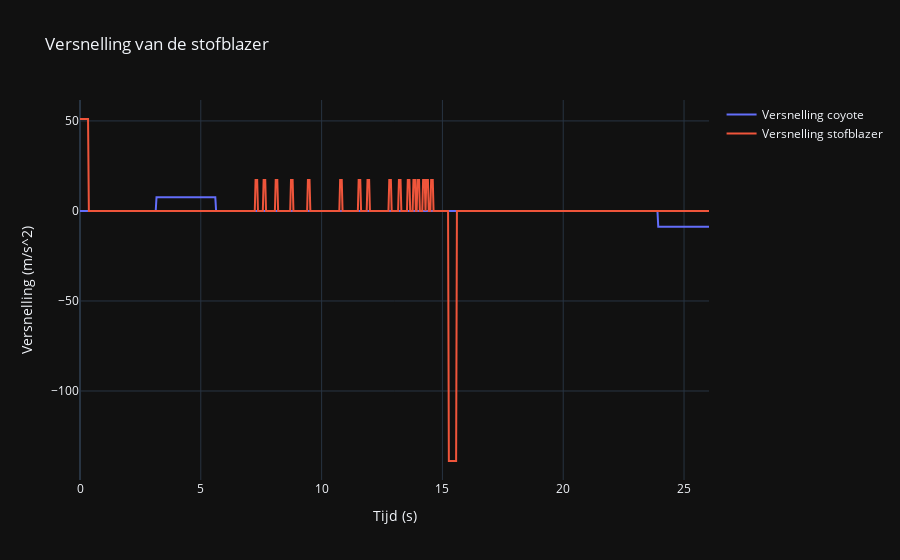
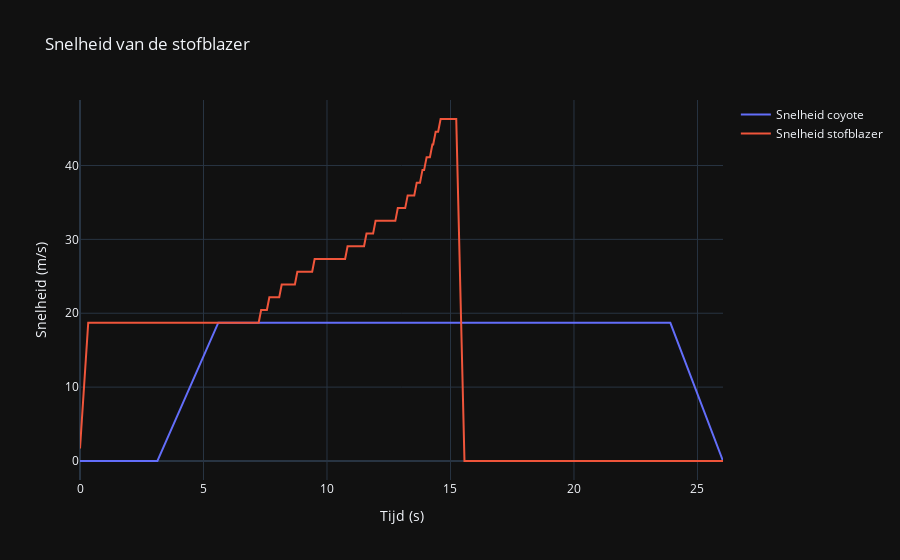
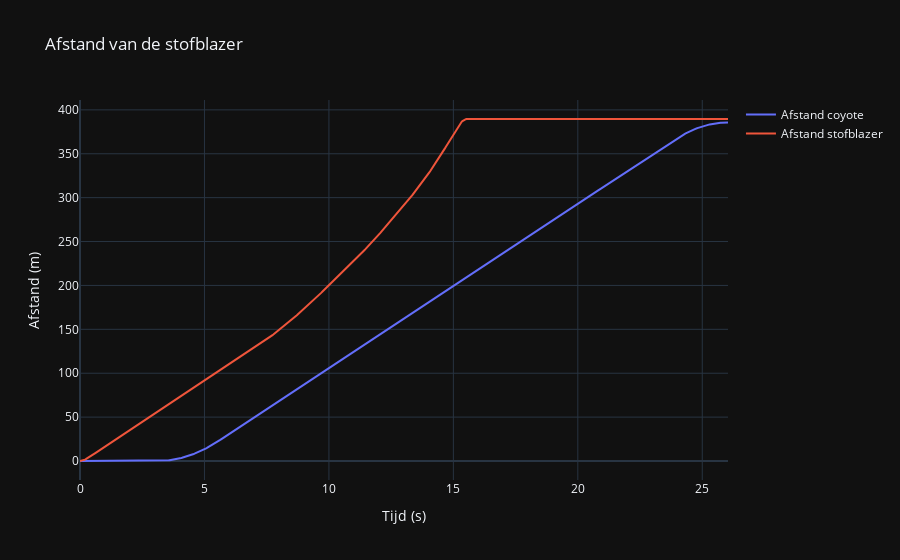
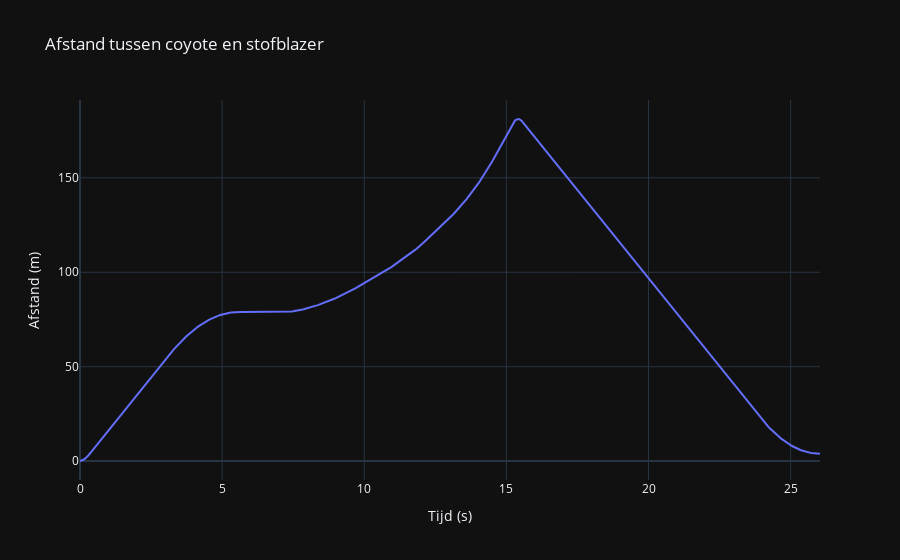

The notebook cell saved with these charts, in order:
### Code cell
from plotly.offline import init_notebook_mode
import plotly.graph_objects as go

init_notebook_mode(connected=True)

acceleration_graph_coyote = go.Scatter(
    x=frames_seconds,
    y=acceleration_data_coyote,
    name="Versnelling coyote"
)

velocity_graph_coyote = go.Scatter(
    x=frames_seconds,
    y=velocity_data_coyote,
    name="Snelheid coyote"
)

distance_graph_coyote = go.Scatter(
    x=frames_seconds,
    y=distance_data_coyote,
    name="Afstand coyote"
)

acceleration_graph_blower = go.Scatter(
    x=frames_seconds,
    y=acceleration_data_blower,
    name="Versnelling stofblazer"
)

velocity_graph_blower = go.Scatter(
    x=frames_seconds,
    y=velocity_data_blower,
    name="Snelheid stofblazer"
)

distance_graph_blower = go.Scatter(
    x=frames_seconds,
    y=distance_data_blower,
    name="Afstand stofblazer"
)

delta_distance_graph = go.Scatter(
    x=frames_seconds,
    y=[distance_data_blower[i] - distance_data_coyote[i] for i in range(len(frames))],
    name="Afstand tussen coyote en stofblazer"
)

acceleration_fig = go.Figure((acceleration_graph_coyote, acceleration_graph_blower), layout=dict(
    title = "Versnelling van de stofblazer",
    xaxis_title="Tijd (s)",
    yaxis_title="Versnelling (m/s^2)",
    #autosize=False
))

velocity_fig = go.Figure((velocity_graph_coyote, velocity_graph_blower), layout=dict(
    title = "Snelheid van de stofblazer",
    xaxis_title="Tijd (s)",
    yaxis_title="Snelheid (m/s)",
    #autosize=False
))

distance_fig = go.Figure((distance_graph_coyote, distance_graph_blower), layout=dict(
    title = "Afstand van de stofblazer",
    xaxis_title="Tijd (s)",
    yaxis_title="Afstand (m)",
    #autosize=False
))

delta_distance_fig = go.Figure(delta_distance_graph, layout=dict(
    title = "Afstand tussen coyote en stofblazer",
    xaxis_title="Tijd (s)",
    yaxis_title="Afstand (m)",
    #autosize=False
))

acceleration_fig.show()
velocity_fig.show()
distance_fig.show()
delta_distance_fig.show()

### Figure 1 — Plotly figure (JSON) as saved in the notebook; plotly's stock layout.template omitted (floating-point values rounded to 4 significant figures; data arrays with more than 128 entries replaced by an {"elided": "..."} marker saying what was removed)
{"data": [{"name": "Versnelling coyote", "x": {"elided": "782 float values"}, "y": {"elided": "782 float values"}, "type": "scatter"}, {"name": "Versnelling stofblazer", "x": {"elided": "782 float values"}, "y": {"elided": "782 float values"}, "type": "scatter"}], "layout": {"title": {"text": "Versnelling van de stofblazer"}, "xaxis": {"title": {"text": "Tijd (s)"}}, "yaxis": {"title": {"text": "Versnelling (m/s^2)"}}}}

### Figure 2 — Plotly figure (JSON) as saved in the notebook; plotly's stock layout.template omitted (floating-point values rounded to 4 significant figures; data arrays with more than 128 entries replaced by an {"elided": "..."} marker saying what was removed)
{"data": [{"name": "Snelheid coyote", "x": {"elided": "782 float values"}, "y": {"elided": "782 float values"}, "type": "scatter"}, {"name": "Snelheid stofblazer", "x": {"elided": "782 float values"}, "y": {"elided": "782 float values"}, "type": "scatter"}], "layout": {"title": {"text": "Snelheid van de stofblazer"}, "xaxis": {"title": {"text": "Tijd (s)"}}, "yaxis": {"title": {"text": "Snelheid (m/s)"}}}}

### Figure 3 — Plotly figure (JSON) as saved in the notebook; plotly's stock layout.template omitted (floating-point values rounded to 4 significant figures; data arrays with more than 128 entries replaced by an {"elided": "..."} marker saying what was removed)
{"data": [{"name": "Afstand coyote", "x": {"elided": "782 float values"}, "y": {"elided": "782 float values"}, "type": "scatter"}, {"name": "Afstand stofblazer", "x": {"elided": "782 float values"}, "y": {"elided": "782 float values"}, "type": "scatter"}], "layout": {"title": {"text": "Afstand van de stofblazer"}, "xaxis": {"title": {"text": "Tijd (s)"}}, "yaxis": {"title": {"text": "Afstand (m)"}}}}

### Figure 4 — Plotly figure (JSON) as saved in the notebook; plotly's stock layout.template omitted (floating-point values rounded to 4 significant figures; data arrays with more than 128 entries replaced by an {"elided": "..."} marker saying what was removed)
{"data": [{"name": "Afstand tussen coyote en stofblazer", "x": {"elided": "782 float values"}, "y": {"elided": "782 float values"}, "type": "scatter"}], "layout": {"title": {"text": "Afstand tussen coyote en stofblazer"}, "xaxis": {"title": {"text": "Tijd (s)"}}, "yaxis": {"title": {"text": "Afstand (m)"}}}}
